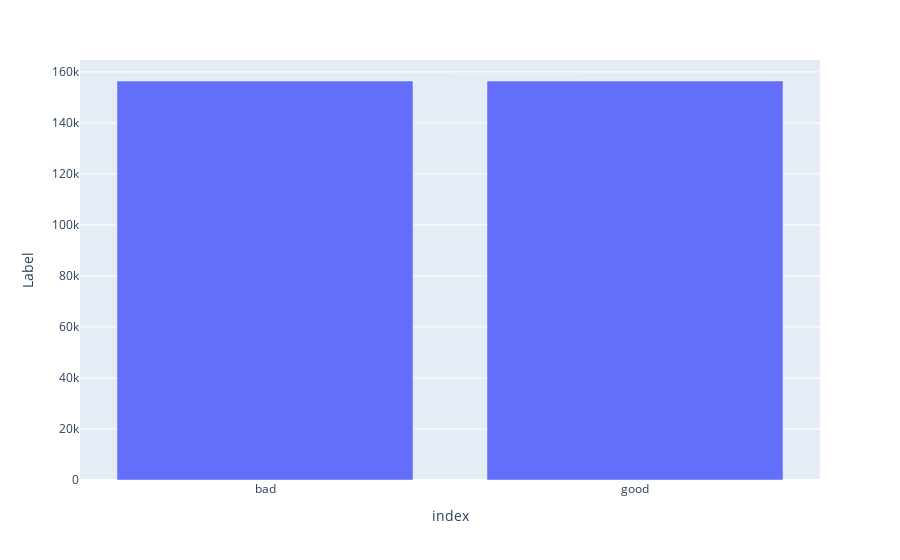

Source (notebook cell):
### Code cell
print(label_counter.Label)
fig = px.bar(label_counter, x=label_counter.index, y=label_counter.Label)
fig.show()

### Figure 1 — Plotly figure (JSON) as saved in the notebook; plotly's stock layout.template omitted (floating-point values rounded to 4 significant figures)
{"data": [{"alignmentgroup": "True", "hovertemplate": "index=%{x}<br>Label=%{y}<extra></extra>", "legendgroup": "", "marker": {"color": "#636efa", "pattern": {"shape": ""}}, "name": "", "offsetgroup": "", "orientation": "v", "showlegend": false, "textposition": "auto", "type": "bar", "x": ["bad", "good"], "xaxis": "x", "y": [156422, 156422], "yaxis": "y"}], "layout": {"barmode": "relative", "legend": {"tracegroupgap": 0}, "margin": {"t": 60}, "xaxis": {"anchor": "y", "domain": [0, 1], "title": {"text": "index"}}, "yaxis": {"anchor": "x", "domain": [0, 1], "title": {"text": "Label"}}}}
